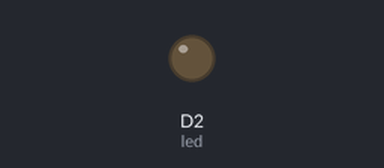
Recording of a sketch running on a simulated ESP8266 (NodeMCU). Shown: output pins drawn as LEDs (lit = HIGH).

Above: at 0.05 s.
At 2.5 s:
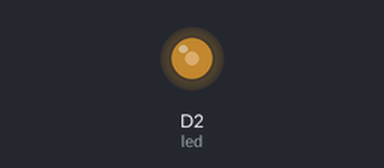
At 4.95 s:
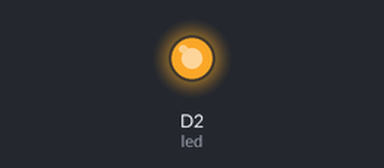
At 9.9 s:
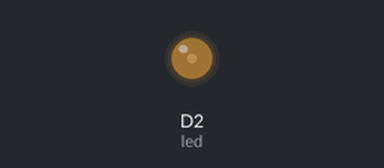
Timing chart, 0 to 14.8 s (numbered marks = the images above):
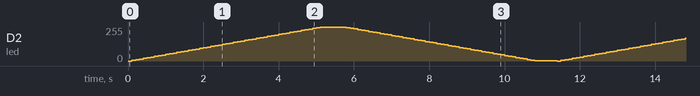

The sketch:

arduino.ino
```cpp
#define led D2

void setup() {
  pinMode(led, OUTPUT);
  Serial.begin(230400);
}

void loop() {
  for (int i = 0; i < 256; i += 5) {
    analogWrite(led, i);
    delay(100);
  }
  delay(500);
  for (int i = 256; i > 0; i -= 5) {
    analogWrite(led, i);
    delay(100);
  }
  delay(499);
}
```
